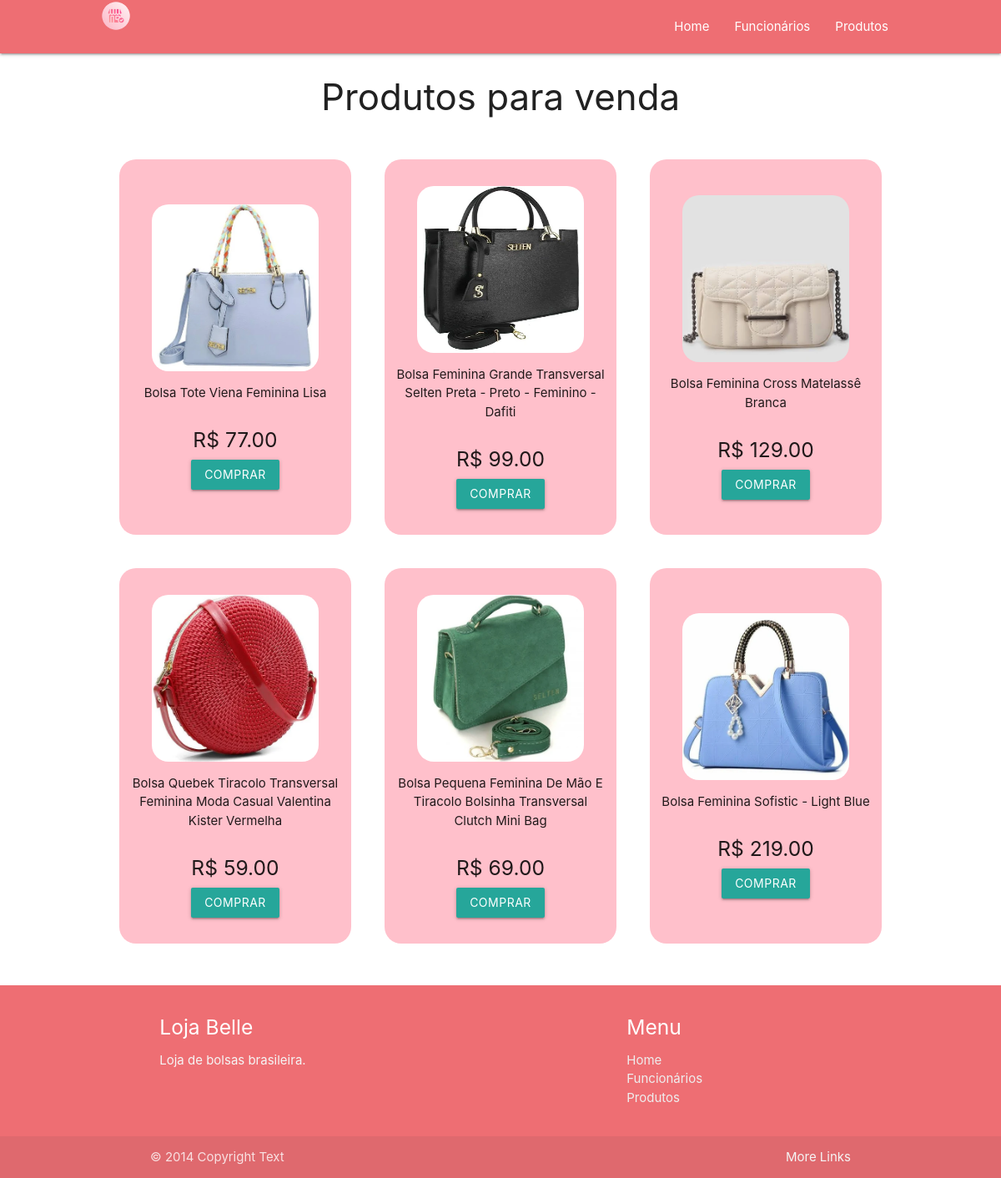
/produtos.php, run on the app's committed database.
### tables this page shows
CREATE TABLE `tabprodutos` (
  `proId` int(11) NOT NULL,
  `proDescricao` varchar(255) DEFAULT NULL,
  `proImagem` varchar(30) NOT NULL,
  `proPreco` decimal(10,2) DEFAULT NULL
);

### produtos.php (the view, shortened to what this page needs)
<!DOCTYPE html>
<html lang="pt-br">
<head>
   <link rel="stylesheet" href="https://cdnjs.cloudflare.com/ajax/libs/materialize/1.0.0/css/materialize.min.css">
   <link rel="stylesheet" href="style/cabecalhoRadape.css">
   <link rel="stylesheet" href="style/produtos.css">
</head>
<body>
   <?php
      include_once 'config/cabecalho.php';
      include_once 'config/config.php';
      ?>
      <h3>Produtos para venda</h3>
   <div class="conteiner1">
   <?php
      function mostrarDados($linha)
      {
         echo "<div class='cardP'>
                  <div class='cardC'>
                     <img src='images/{$linha['proImagem']}.webp'>
                     <p>{$linha['proDescricao']}</p>
                  </div>
                  <div class='cardC'>
                     <h5>R$ {$linha['proPreco']}</h5>
                     <a href='carrinho.php?codigo={$linha['proId']}' class='btn'>Comprar</a>
                  </div>
               </div>";
      }
      $consulta = $conexao->prepare('Select * from tabprodutos');
      $consulta->execute();
      while ($linha = $consulta->fetch(PDO::FETCH_ASSOC)) {
         mostrarDados($linha);
      }
   ?>
   </div>
<?php
include_once "config/rodape.php";
?>
</body>
</html>

### config/cabecalho.php (shortened to what this page needs)
<nav>
    <div class="nav-wrapper naveg">
      <img class="logo" src="images/store-front.png" alt="Logo Loja">
      <ul id="nav-mobile" class="right hide-on-med-and-down">
        <li><a href="index.php">Home</a></li>
        <li><a href="cadastroProduto.php">Funcionários</a></li>
        <li><a href="produtos.php">Produtos</a></li>
      </ul>
    </div>
  </nav>

### config/rodape.php
<footer class="page-footer">
    <div class="container">
    <div class="row">
        <div class="col l6 s12">
        <h5 class="white-text">Loja Belle</h5>
        <p class="grey-text text-lighten-4">Loja de bolsas brasileira.</p>
        </div>
        <div class="col l4 offset-l2 s12">
        <h5 class="white-text">Menu</h5>
        <ul>
            <li><a class="grey-text text-lighten-3" href="#!">Home</a></li>
            <li><a class="grey-text text-lighten-3" href="#!">Funcionários</a></li>
            <li><a class="grey-text text-lighten-3" href="#!">Produtos</a></li>
        </ul>
        </div>
    </div>
    </div>
    <div class="footer-copyright">
    <div class="container">
    © 2014 Copyright Text
    <a class="grey-text text-lighten-4 right" href="#!">More Links</a>
    </div>
    </div>
</footer>

### style/cabecalhoRadape.css (style rules this page uses)
nav .logo { width: 4%; height: auto; }
.naveg { margin: auto 10%; }

### style/produtos.css (style rules this page uses)
.conteiner1 { display: flex; flex-direction: row; justify-content: center; align-items: center; margin: 30px auto ; width: 1000px; flex-wrap: wrap; }
.cardP { width: 278px; background-color: pink; height: 450px; display: flex; justify-content: center; flex-direction: column; align-items: center; margin: 20px; border-radius: 20px; }
.cardP img { width: 200px; height: 200px; margin: auto; border-radius: 20px; }
.cardC { display: flex; justify-content: center; flex-direction: column; align-items: center; }
.cardC p { width: 250px; text-align: center; }
h3 { text-align: center; }

### data on the page
tabprodutos: proImagem (picture), proDescricao "Bolsa Tote Viena Feminina Lisa", proPreco "77.00"
tabprodutos: proImagem (picture), proDescricao "Bolsa Feminina Grande Transversal Selten Preta - Preto - Feminino - Dafiti", proPreco "99.00"
tabprodutos: proImagem (picture), proDescricao "Bolsa Feminina Cross Matelassê Branca", proPreco "129.00"
tabprodutos: proImagem (picture), proDescricao "Bolsa Quebek Tiracolo Transversal Feminina Moda Casual Valentina Kister Vermelha", proPreco "59.00"
tabprodutos: proImagem (picture), proDescricao "Bolsa Pequena Feminina De Mão E Tiracolo Bolsinha Transversal Clutch Mini Bag", proPreco "69.00"
tabprodutos: proImagem (picture), proDescricao "Bolsa Feminina Sofistic - Light Blue", proPreco "219.00"
